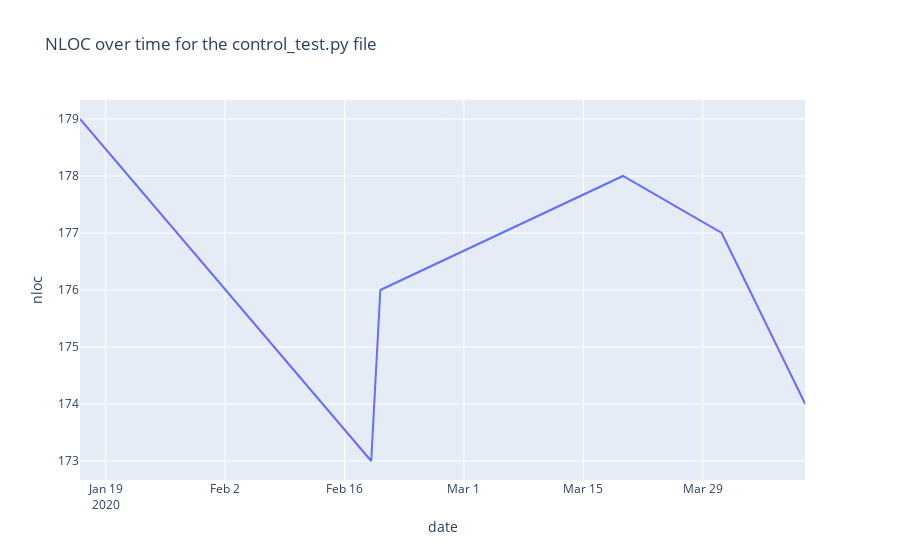

The notebook cell this image was saved under:
### Code cell
# and plot it using pandas and plotly, 
import pandas as pd
import plotly.express as px

from datetime import datetime

# sort by time
file_history.sort(key=lambda x: x['timestamp'])
n_loc = [x['nloc'] for x in file_history]

# transform the timestamp to date for better formatting
dts = [datetime.fromtimestamp(x['timestamp']) for x in file_history]
# plot
fig = px.line(pd.DataFrame({'date': dts, 'nloc': n_loc}),
                  x='date', y='nloc',
                  title='NLOC over time for the {} file'.format(files[8]['name'])).show()

### Figure 1 — Plotly figure (JSON) as saved in the notebook; plotly's stock layout.template omitted (floating-point values rounded to 4 significant figures)
{"data": [{"hoverlabel": {"namelength": 0}, "hovertemplate": "date=%{x}<br>nloc=%{y}", "legendgroup": "", "line": {"color": "#636efa", "dash": "solid"}, "mode": "lines", "name": "", "showlegend": false, "type": "scatter", "x": ["2020-01-16T00:00:38", "2020-02-19T03:14:46", "2020-02-19T03:14:46", "2020-02-20T04:55:47", "2020-03-19T15:29:37", "2020-03-19T15:29:37", "2020-03-31T05:12:33", "2020-03-31T05:12:33", "2020-04-10T00:10:49", "2020-04-10T00:10:49"], "xaxis": "x", "y": [179, 173, 173, 176, 178, 178, 177, 177, 174, 174], "yaxis": "y"}], "layout": {"autosize": true, "legend": {"tracegroupgap": 0}, "title": {"text": "NLOC over time for the control_test.py file"}, "xaxis": {"anchor": "y", "autorange": true, "domain": [0, 0.98], "range": ["2020-01-16 00:00:38", "2020-04-10 00:10:49"], "title": {"text": "date"}, "type": "date"}, "yaxis": {"anchor": "x", "autorange": true, "domain": [0, 1], "range": [172.7, 179.3], "title": {"text": "nloc"}, "type": "linear"}}}
